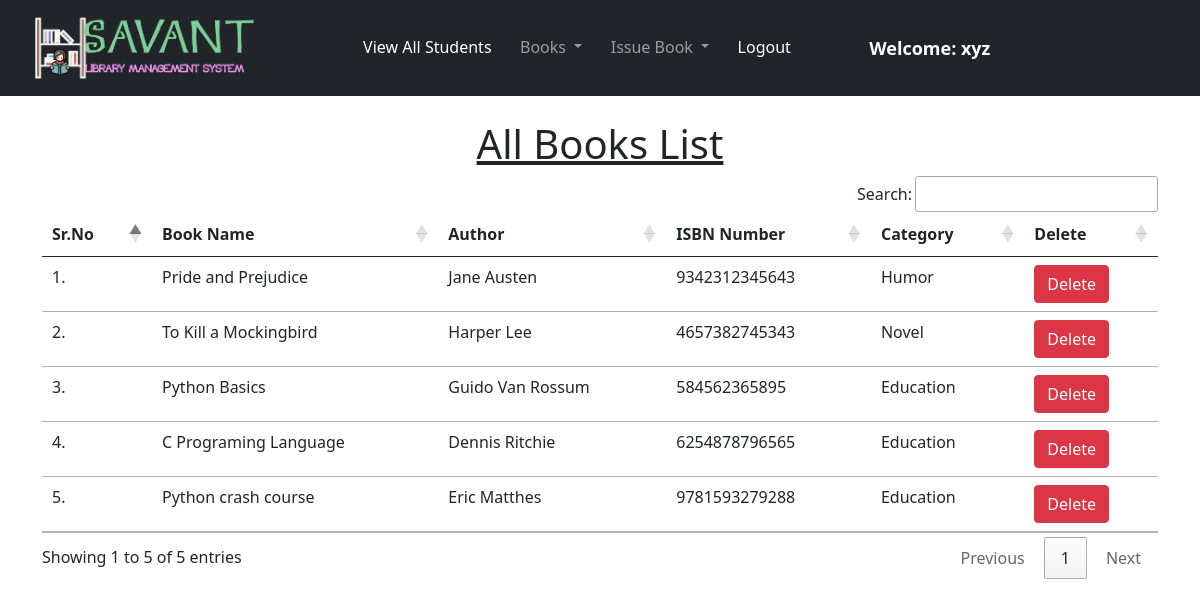
/view_books/ (signed in), run on the app's committed database.
### library/models.py (models this page shows, shortened)
class Book(models.Model):
    name = models.CharField(max_length=200)
    author = models.CharField(max_length=200)
    isbn = models.PositiveIntegerField()
    category = models.CharField(max_length=50)

### library/views.py (the view)
# urls.py: path("view_books/", views.view_books, name="view_books"),
@login_required(login_url = '/admin_login')
def view_books(request):
    books = Book.objects.all()
    return render(request, "view_books.html", {'books':books})

### library/templates/view_books.html (shortened to what this page needs)
{% extends 'admin_navbar.html' %}
{% load static %}
{% block body %}
<div class="container mt-4">
    <h1 class="text-center"><u>All Books List</u></h1>
    <table class="table table-hover" id="example">
        <thead>
            <tr>
                <th>Sr.No</th>
                <th>Book Name</th>
                <th>Author</th>
                <th>ISBN Number</th>
                <th>Category</th>
                <th>Delete</th>
            </tr>
        </thead>
        <tbody>
            {% for book in books %}
            <tr>
                <td>{{forloop.counter}}.</td>
                <td>{{book.name}}</td>
                <td>{{book.author}}</td>
                <td>{{book.isbn}}</td>
                <td>{{book.category}}</td>
                <td><a href="/delete_book/{{book.id}}/" class="btn btn-danger" onclick="return confirm('Are you sure you want to delete this book?')">Delete</a></td>
            </tr>
            {% endfor %}
        </tbody>
    </table>
    </div>
{% endblock %}

### library/templates/admin_navbar.html (shortened to what this page needs)
<!doctype html>
<html lang="en">
  <head>
    <link href="https://cdn.jsdelivr.net/npm/bootstrap@5.1.0/dist/css/bootstrap.min.css" rel="stylesheet">
    <link rel="stylesheet" href="https://cdn.datatables.net/1.10.25/css/jquery.dataTables.min.css">
    <link rel="stylesheet" href="https://cdn.datatables.net/buttons/1.7.1/css/buttons.dataTables.min.css">
  </head>
  {% load static %}
  <body>
    <nav class="navbar navbar-expand-lg navbar-dark bg-dark">
        <div class="container-fluid">
          <a class="navbar-brand" href="#"><img src="{% static 'logo_lib.png' %}" height="70"></a>
          <div class="collapse navbar-collapse" id="navbarSupportedContent">
            <ul class="navbar-nav me-auto mb-2 mb-lg-0" >
              <li class="nav-item">
                <a class="nav-link active" aria-current="page" href="/view_students/">View All Students</a>
              </li>
              <li class="nav-item dropdown">
                <a class="nav-link dropdown-toggle" href="#" id="navbarDropdown" role="button" data-bs-toggle="dropdown" aria-expanded="false">
                  Books
                </a>
              </li>
              <li class="nav-item dropdown">
                <a class="nav-link dropdown-toggle" href="#" id="navbarDropdown" role="button" data-bs-toggle="dropdown" aria-expanded="false">
                  Issue Book
                </a>
              </li>
              <li class="nav-item">
                <a class="nav-link active" aria-current="page" href="/logout/">Logout</a>
              </li>
              <li class="nav-item">
                <a style="font-weight:600; font-family:'Segoe UI', Tahoma, Geneva, Verdana, sans-serif; font-size: large;" class="nav-link active" href="#">Welcome: {{request.user}}</a>
              </li>
            </ul>
          </div>
        </div>
      </nav>
      {% block body %}
      {% endblock %}
  </body>
</html>

### data on the page
Book: name "Pride and Prejudice", author "Jane Austen", isbn "9342312345643", category "Humor"
Book: name "To Kill a Mockingbird", author "Harper Lee", isbn "4657382745343", category "Novel"
Book: name "Python Basics", author "Guido Van Rossum", isbn "584562365895", category "Education"
Book: name "C Programing Language", author "Dennis Ritchie", isbn "6254878796565", category "Education"
Book: name "Python crash course", author "Eric Matthes", isbn "9781593279288", category "Education"

### other printed values
{{ request.user }} "xyz"
